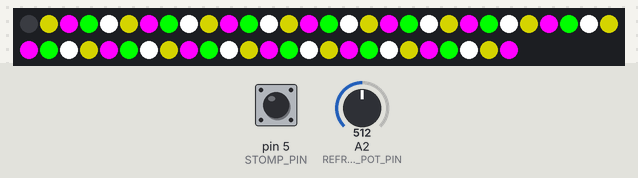
Bench run of a sketch on a simulated Arduino Uno, built with avr-gcc and run on an emulated ATmega328P. Shown: 55 RGB LEDs in strip order, left to right, continuing on the next row. Inputs (shaded band) come from the test bench; at power-on: pin 5 (STOMP_PIN) LOW, A2 (REFRESH_POT_PIN) = 512. Random numbers use the default seed unless the sketch sets one; EEPROM starts erased; what the sketch prints to the serial monitor is not drawn.

Above: at 1.27 s.
1.3 s: pin 5 (STOMP_PIN) driven HIGH
At 1.7 s:
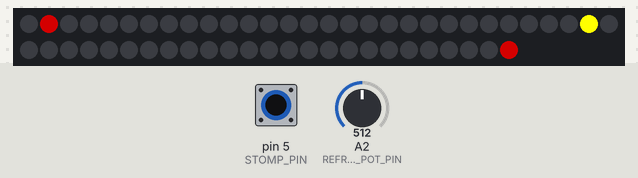
4.1 s: A2 (REFRESH_POT_PIN) set to 306
7.1 s: pin 5 (STOMP_PIN) pulsed LOW 5 times (0.12 s each, 0.3 s apart)
10.1 s: A2 (REFRESH_POT_PIN) set to 511
At 11.15 s:
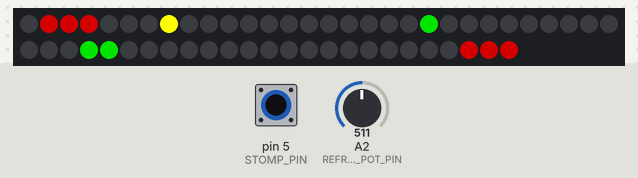
11.7 s: A2 (REFRESH_POT_PIN) set to 122
At 14.5 s:
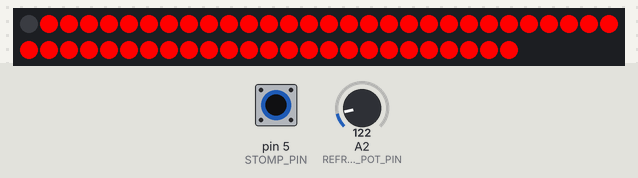
Timing chart, 0 to 14.9 s (numbered marks = the images above; inputs shaded):
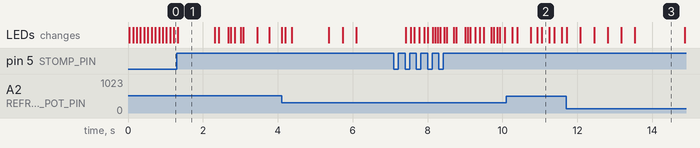

The sketch:

game.ino
```cpp
#include <FastLED.h>
#include "EEPROM.h"

/* Output pin definitions */
#define NUM_LEDS_ARRAY 76 // Number of LED's in the strip
#define DATA_PIN 6 // Data out
#define ANALOG_PIN_L 1 // Left audio channel
#define ANALOG_PIN_R 0 // Right audio channel
#define REFRESH_POT_PIN 2 // Left pot
#define SENSITIVITY_POT_PIN 3 // Right pot
#define STOMP_PIN 5 // The pin connected to the stomp button
#define STROBE_PIN 12 // Strobe pin
#define RESET_PIN 13 // Reset Pin

// Set color value to full saturation and value. Set the hue to 0
CRGB gLeds[NUM_LEDS_ARRAY]; // Represents LED strip

#define MAX_LEDS 256
#define MAX_BULLETS 6
#define MAX_ENEMIES 4
#define BULLET_SPEED 15.0f

#define ARRAYSIZE(ARRAY) (sizeof(ARRAY)/sizeof(ARRAY[0]))

void SetState( int state );

enum GameState
{
  GameState_AttractMode,
  GameState_Playing,
  GameState_GameOver
};

CRGB PlayerColors[] =
{
  CRGB(255,255,0),
  CRGB(0,0,255)
};


enum BulletState
{
  BulletState_InFlight,
  BulletState_Explode
};

struct Bullet
{
  float Pos;
  float Velocity;
  BulletState State;
  float TimeInState;
  int FramesInState;
};

enum EnemyState
{
  EnemyState_Spawning,
  EnemyState_Active
};

struct Enemy
{
  float Pos;
  EnemyState State;
  float TimeInState;
  int FrameInState;
};

struct GameGlob
{
  GameState State;
  float TimeInState;
  int FramesInState;

  int PlayerPos;
  float PlayerPosFloat;
  int PlayerColorIndex;
  bool StompPressed;
  float SecondsInGame;
  int WorldBoundsStartLED;
  int WorldBoundsEndLED;
  float WallTimer;

  Bullet Bullets[MAX_BULLETS];
  int BulletCount;

  Enemy Enemies[MAX_ENEMIES];
  int EnemyCount;

};

GameGlob gGameGlob;
int gLEDCount;

void ResetGame()
{
  gGameGlob.State = GameState_AttractMode;
  gGameGlob.TimeInState = 0.0f;
  gGameGlob.FramesInState = 0;
  gGameGlob.PlayerPos = gLEDCount / 2;
  gGameGlob.PlayerPosFloat = gLEDCount / 2;
  gGameGlob.StompPressed = false;
  gGameGlob.PlayerColorIndex = 0;
  gGameGlob.SecondsInGame = 0.0f;
  gGameGlob.WorldBoundsStartLED = 1;
  gGameGlob.WorldBoundsEndLED = gLEDCount - 1;
  gGameGlob.WallTimer = 0.0f;
  gGameGlob.BulletCount = 0;
  gGameGlob.EnemyCount = 0;
}

void setup() {

  Serial.begin(9600);
  Serial.print("Hello World\n");
  gLEDCount = 18 * 3;
  FastLED.addLeds<NEOPIXEL, DATA_PIN>(gLeds, gLEDCount + 1);

  // Clear any old values on EEPROM
  if (EEPROM.read(1) > 1){EEPROM.write(1,0);} // Clear EEPROM

  // Set pin modes
  pinMode(ANALOG_PIN_L, INPUT);
  pinMode(ANALOG_PIN_R, INPUT);
  pinMode(STOMP_PIN, INPUT);
  pinMode(STROBE_PIN, OUTPUT);
  pinMode(RESET_PIN, OUTPUT);

  digitalWrite(RESET_PIN, LOW);
  digitalWrite(STROBE_PIN, HIGH);

  ResetGame();
}

void SetGameboardLED(int index, CRGB rgb)
{
  gLeds[index+1] = rgb;
}

void UpdateWalls(float dt)
{
  float wallsPerSecond = 0.65f;

  gGameGlob.WallTimer += dt;
  if( gGameGlob.WallTimer > ( 1 / wallsPerSecond))
  {
    gGameGlob.WorldBoundsStartLED++;
    gGameGlob.WorldBoundsEndLED--;

    gGameGlob.WallTimer = 0.0f;
  }
}

// *******************************************************************************************
// Bullet Code

void RemoveBullet( int index )
{
  if( gGameGlob.BulletCount > 1 )
  {
    gGameGlob.Bullets[index] = gGameGlob.Bullets[gGameGlob.BulletCount-1];
  }
  gGameGlob.BulletCount--;
}

void FireBullet(int position, float velocity)
{
  if( gGameGlob.BulletCount >= MAX_BULLETS )
    return;

  Bullet *b = &gGameGlob.Bullets[gGameGlob.BulletCount];
  b->TimeInState = 0.0f;
  b->FramesInState = 0;
  b->Pos = position;
  b->Velocity = velocity;
  b->State = BulletState_InFlight;
  gGameGlob.BulletCount++;
}

void UpdateBullets(float dt)
{
  for( int i = 0 ; i < gGameGlob.BulletCount; i++ )
  {
    Bullet *b = &gGameGlob.Bullets[i];
    if( b->State == BulletState_InFlight )
    {
      b->Pos += b->Velocity * dt;
      int intPos = (int)b->Pos;
      if( intPos <= gGameGlob.WorldBoundsStartLED || intPos >= gGameGlob.WorldBoundsEndLED )
      {
        b->State = BulletState_Explode;
        b->TimeInState = 0.0f;
        b->FramesInState = 0;
        continue;
      }
      for( int j = 0 ; j < gGameGlob.EnemyCount; j++ )
      {
        if( abs( b->Pos - gGameGlob.Enemies[j].Pos ) < 1.0f )
        {
          RemoveEnemy( j );
          b->State = BulletState_Explode;
          b->TimeInState = 0.0f;
          b->FramesInState = 0;
          break;
        }
      }
    }
    if ( b->State == BulletState_Explode )
    {
      if( b->TimeInState > 1 )
      {
        RemoveBullet(i);
        i--;
      }
    }
    b->TimeInState += dt;
    b->FramesInState++;
  }
}

void RenderBullets()
{
  for( int i = 0 ; i < gGameGlob.BulletCount; i++ )
  {
    Bullet *b = &gGameGlob.Bullets[i];

    if( b->State == BulletState_InFlight )
    {
      SetGameboardLED(b->Pos, CRGB(128, 128, 128));
    }
    if( b->State == BulletState_Explode )
    {

    }
  }
}

// *******************************************************************************************
// Enemy Code

void RemoveEnemy( int index )
{
  if( gGameGlob.EnemyCount > 1 )
  {
    gGameGlob.Enemies[index] = gGameGlob.Enemies[gGameGlob.EnemyCount-1];
  }
  gGameGlob.EnemyCount--;
}

void SpawnEnemy(int position)
{
  if( gGameGlob.EnemyCount >= MAX_ENEMIES )
    return;

  Enemy *e = &gGameGlob.Enemies[gGameGlob.EnemyCount];
  e->TimeInState = 0.0f;
  e->FrameInState = 0;
  e->Pos = position;
  e->State = EnemyState_Spawning;
  gGameGlob.EnemyCount++;
}

void SpawnRandomEnemy()
{
  int availableSpaces = gGameGlob.WorldBoundsEndLED - gGameGlob.WorldBoundsStartLED;
  int num = random(availableSpaces);
  SpawnEnemy( gGameGlob.WorldBoundsStartLED + num);
}

void UpdateEnemies(float dt)
{
  for( int i = 0 ; i < gGameGlob.EnemyCount; i++ )
  {
    Enemy *e = &gGameGlob.Enemies[i];
    if( e->State == EnemyState_Spawning )
    {
      if( e->TimeInState > 1.0f )
      {
        e->State = EnemyState_Active;
        e->TimeInState = 0.0f;
        e->FrameInState = 0;
      }
    }
    else if ( e->State == EnemyState_Active )
    {
      float enemySpeed = 3.0f;
      // move the enemy towards the player
      float dir = e->Pos > gGameGlob.PlayerPosFloat ? -1.0f : 1.0f;
      e->Pos += dir * dt * enemySpeed;

      if( abs( e->Pos - gGameGlob.PlayerPosFloat ) < 0.5f )
      {
        SetState( GameState_GameOver );
      }
    }
    e->TimeInState += dt;
    e->FrameInState++;
  }
}

void RenderEnemies()
{
  for( int i = 0 ; i < gGameGlob.EnemyCount; i++ )
  {
    Enemy *e = &gGameGlob.Enemies[i];

    if( e->State == EnemyState_Spawning )
    {
      if( ((e->FrameInState / 4) % 1) == 1)
        SetGameboardLED(e->Pos, CRGB(128, 0, 128));
    }
    if( e->State == EnemyState_Active )
    {
      SetGameboardLED(e->Pos, CRGB(0, 170, 0));
    }
  }
}

void RenderGame()
{

    for( int i = 0 ; i < gLEDCount; i++ )
    {
      if( i < gGameGlob.WorldBoundsStartLED || i >= gGameGlob.WorldBoundsEndLED )
        gLeds[i+1].setRGB(128,0,0);
      else
        gLeds[i+1].setRGB(0,0,0);
    }
    SetGameboardLED(gGameGlob.PlayerPos, PlayerColors[gGameGlob.PlayerColorIndex]);

    RenderEnemies();
    RenderBullets();


    FastLED.show();
}

void SetState( int state )
{
  gGameGlob.State = (GameState)state;
  gGameGlob.TimeInState = 0.0f;
  gGameGlob.FramesInState = 0;
}

void UpdateGameplay(float dt)
{
  float maxSpeed = 20.0f;

  // move the player location from the left knob
  float lPinValue = (float)analogRead(REFRESH_POT_PIN);
  float direction = (lPinValue - 512.0f)/512.0f;
  gGameGlob.PlayerPosFloat += direction * maxSpeed * dt;
  gGameGlob.PlayerPosFloat = fmod((gGameGlob.PlayerPosFloat + (float)gLEDCount), (float)gLEDCount);
  gGameGlob.PlayerPos = (int)gGameGlob.PlayerPosFloat;

  if( gGameGlob.StompPressed )
  {
    FireBullet(gGameGlob.PlayerPos, BULLET_SPEED * ((direction > 0.0f) ? 1.0f : -1.0f));
    gGameGlob.StompPressed = false;
  }

  SpawnRandomEnemy();

  UpdateWalls( dt );
  UpdateBullets( dt );
  UpdateEnemies( dt );

  if( gGameGlob.PlayerPos <= gGameGlob.WorldBoundsStartLED || gGameGlob.PlayerPos >= gGameGlob.WorldBoundsEndLED )
  {
    SetState( GameState_GameOver );
    gGameGlob.BulletCount = 0;
  }
}

void UpdateGameLogic(float dt)
{

    if( gGameGlob.State == GameState_AttractMode )
    {
      CRGB colors[] = { CRGB(128,128,0), CRGB(255,0,255), CRGB(0,255,0), CRGB(255,255,255) };
      for( int i = 0 ; i < gLEDCount; i++ )
      {
        gLeds[i+1] = colors[(i + gGameGlob.FramesInState/3) % ARRAYSIZE(colors)];
      }
      FastLED.show();
      if( gGameGlob.StompPressed )
      {
        SetState( GameState_Playing );
        gGameGlob.StompPressed = false;
      }
    }
    if( gGameGlob.State == GameState_Playing )
    {
      UpdateGameplay(dt);
      RenderGame();
    }
    if ( gGameGlob.State == GameState_GameOver )
    {
      // Make the character color flash
      if( gGameGlob.TimeInState < 1.0f )
      {
        gGameGlob.PlayerColorIndex = (gGameGlob.PlayerColorIndex+1) % ARRAYSIZE(PlayerColors);
        RenderGame();
      }
      else if( gGameGlob.TimeInState < 2.0f )
      {
        if( (gGameGlob.FramesInState % 2) == 1 )
        {
          RenderGame();
        }
        else
        {
          for( int i = 0 ; i < gLEDCount; i++ )
          {
            gLeds[i+1].setRGB(255,0,0);
          }
          FastLED.show();
        }
      }
      else if( gGameGlob.TimeInState < 3.0f )
      {
          for( int i = 0 ; i < gLEDCount; i++ )
          {
            gLeds[i+1].setRGB(255,0,0);
          }
          FastLED.show();
      }
      else
      {
        ResetGame();
        return;
      }
    }

    gGameGlob.TimeInState += dt;
    gGameGlob.FramesInState++;
    gGameGlob.SecondsInGame += dt;
}

void loop()
{
  static int lastStompValue = LOW;
  int curStompValue = digitalRead(STOMP_PIN);
  if( curStompValue == HIGH && lastStompValue == LOW )
  {
    gGameGlob.StompPressed = true;
  }
  lastStompValue = curStompValue;

  static unsigned long gLastUpdate = micros();
  unsigned long currentTime = micros();
  if( (currentTime - gLastUpdate) > 33000 )
  {
    UpdateGameLogic(1.0f/30.0f);
    gLastUpdate = currentTime;
  }

}
```
